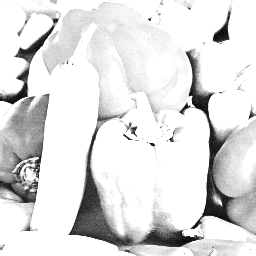
#> input picture HW1_test_image/Peppers.bmp, 256 x 256 px, found by its file name
$ python 'image sharpening_pepper.py'   (older library calls are emulated)
#> lines starting #> are read from the running program, lines starting #| are printed output that depends on the picture
import numpy as np
import matplotlib.pyplot as plt
import scipy.misc
import scipy.ndimage.filters


def showResult(img,after_transformation_image):
    plt.figure(figsize=(10,10))

    plt.subplot(1,3,1)
    plt.title("Original Image")
    plt.axis('off')
    plt.imshow(abs(img), plt.cm.gray)

    plt.subplot(1,3,2)
    plt.title("After Equalization Image")
    plt.axis('off')
    plt.imshow(abs(after_transformation_image), plt.cm.gray)

    plt.subplot(1,3,3)
    plt.title("After Equalization Image")
    plt.axis('off')
    plt.imshow(abs(after_transformation_image), plt.cm.gray)

    plt.show()
    return

# Reading of the image into numpy array:
A0           = scipy.misc.imread('../HW1_test_image/Peppers.bmp', flatten=True)
#> A0: shape (256, 256) float32; min 3, max 255, mean 222.8
# Map values to the (0, 255) range:
A0           = (A0 - np.amin(A0))*255.0 /(np.amax(A0)-np.amin(A0))

# Kernel for negative Laplacian:
kernel      = np.ones((3,3))*(-1)
kernel[1,1] = 8

# Convolution of the image with the kernel:
Lap        = scipy.ndimage.filters.convolve(A0, kernel)
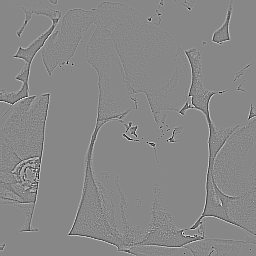
#> Lap: shape (256, 256) float32; min -1198.1, max 1050.4, mean 0; drawn with min black and max white

#Map Laplacian to some new range:
ShF         = 100                   #Sharpening factor!
Laps        = Lap*ShF/np.amax(Lap)

# Add negative Laplacian to the original image:
A           = A0 + Laps
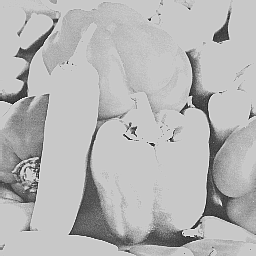
#> A: shape (256, 256) float32; min -100.4, max 351, mean 222.4; drawn with min black and max white
# Set negative values to 0, values over 255 to 255:
A = np.clip(A, 0, 255)
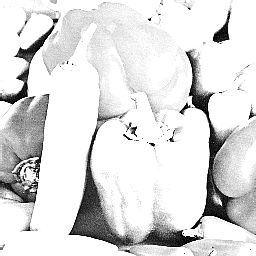
#> A: shape (256, 256) float32; min 0, max 255, mean 221.6

# Image the result:
showResult(A,Laps)
#> in showResult, `plt.show()`:
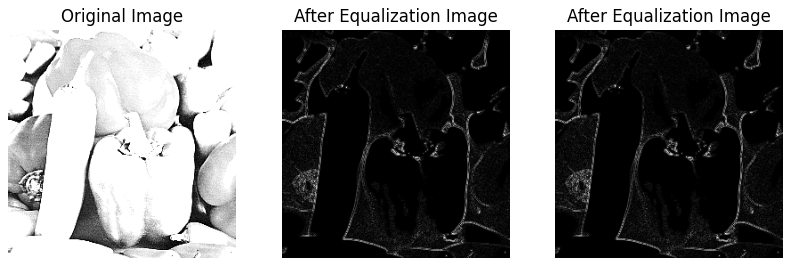
#> figure drawn by matplotlib, 3 panels
